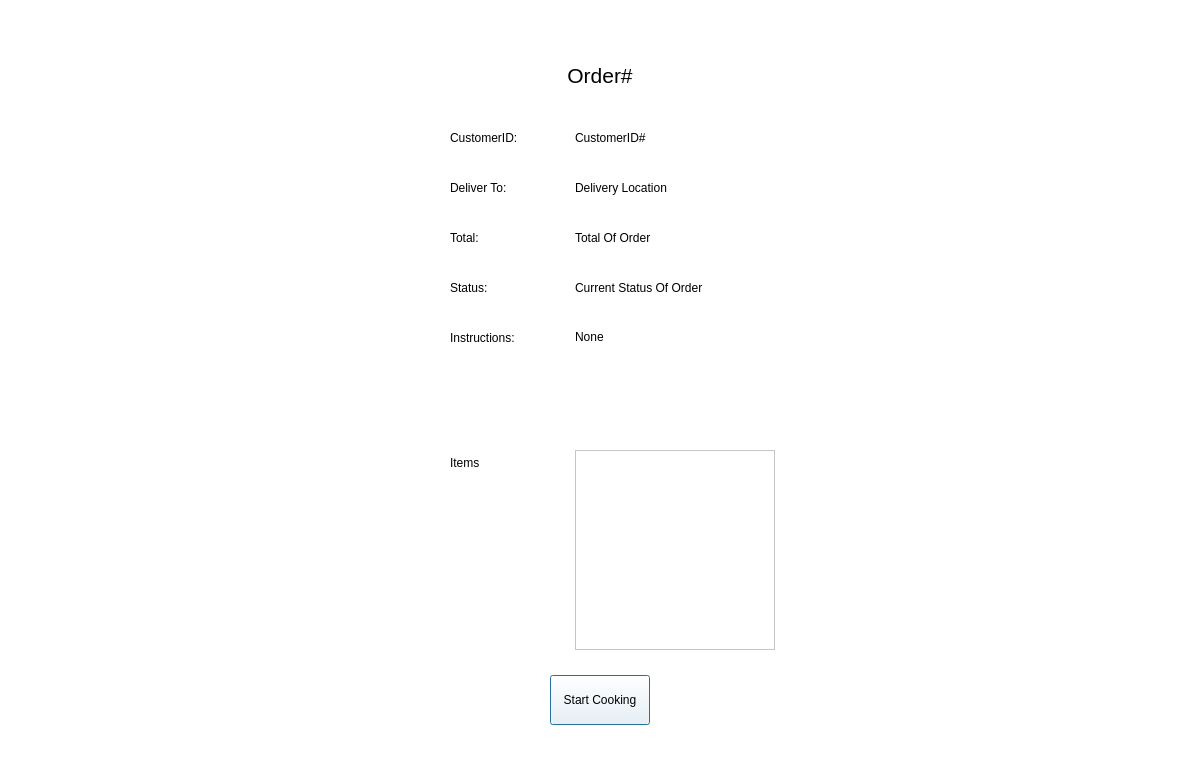
<?xml version="1.0" encoding="UTF-8"?>
<ui version="4.0">
 <class>Dialog</class>
 <widget class="QDialog" name="Dialog">
  <property name="geometry">
   <rect>
    <x>0</x>
    <y>0</y>
    <width>1200</width>
    <height>773</height>
   </rect>
  </property>
  <property name="sizePolicy">
   <sizepolicy hsizetype="Expanding" vsizetype="Expanding">
    <horstretch>0</horstretch>
    <verstretch>0</verstretch>
   </sizepolicy>
  </property>
  <property name="windowTitle">
   <string>Dialog</string>
  </property>
  <widget class="QWidget" name="widget" native="true">
   <property name="geometry">
    <rect>
     <x>0</x>
     <y>0</y>
     <width>1200</width>
     <height>800</height>
    </rect>
   </property>
   <property name="sizePolicy">
    <sizepolicy hsizetype="Expanding" vsizetype="Expanding">
     <horstretch>0</horstretch>
     <verstretch>0</verstretch>
    </sizepolicy>
   </property>
   <property name="styleSheet">
    <string notr="true">background-color: rgb(255, 255, 255);</string>
   </property>
   <widget class="QLabel" name="orderIDLabel">
    <property name="geometry">
     <rect>
      <x>450</x>
      <y>50</y>
      <width>300</width>
      <height>50</height>
     </rect>
    </property>
    <property name="sizePolicy">
     <sizepolicy hsizetype="Expanding" vsizetype="Expanding">
      <horstretch>0</horstretch>
      <verstretch>0</verstretch>
     </sizepolicy>
    </property>
    <property name="font">
     <font>
      <pointsize>16</pointsize>
     </font>
    </property>
    <property name="text">
     <string>Order#</string>
    </property>
    <property name="scaledContents">
     <bool>false</bool>
    </property>
    <property name="alignment">
     <set>Qt::AlignCenter</set>
    </property>
    <property name="wordWrap">
     <bool>true</bool>
    </property>
   </widget>
   <widget class="QLabel" name="label">
    <property name="geometry">
     <rect>
      <x>450</x>
      <y>125</y>
      <width>100</width>
      <height>25</height>
     </rect>
    </property>
    <property name="text">
     <string>CustomerID:</string>
    </property>
   </widget>
   <widget class="QLabel" name="customerIDLabel">
    <property name="geometry">
     <rect>
      <x>575</x>
      <y>125</y>
      <width>200</width>
      <height>25</height>
     </rect>
    </property>
    <property name="text">
     <string>CustomerID#</string>
    </property>
   </widget>
   <widget class="QLabel" name="label_3">
    <property name="geometry">
     <rect>
      <x>450</x>
      <y>175</y>
      <width>100</width>
      <height>25</height>
     </rect>
    </property>
    <property name="text">
     <string>Deliver To:</string>
    </property>
   </widget>
   <widget class="QLabel" name="deliveryLocationLabel">
    <property name="geometry">
     <rect>
      <x>575</x>
      <y>175</y>
      <width>200</width>
      <height>25</height>
     </rect>
    </property>
    <property name="frameShape">
     <enum>QFrame::NoFrame</enum>
    </property>
    <property name="text">
     <string>Delivery Location</string>
    </property>
   </widget>
   <widget class="QLabel" name="label_4">
    <property name="geometry">
     <rect>
      <x>450</x>
      <y>225</y>
      <width>100</width>
      <height>25</height>
     </rect>
    </property>
    <property name="text">
     <string>Total:</string>
    </property>
   </widget>
   <widget class="QLabel" name="label_6">
    <property name="geometry">
     <rect>
      <x>450</x>
      <y>275</y>
      <width>100</width>
      <height>25</height>
     </rect>
    </property>
    <property name="text">
     <string>Status:</string>
    </property>
   </widget>
   <widget class="QLabel" name="label_7">
    <property name="geometry">
     <rect>
      <x>450</x>
      <y>325</y>
      <width>100</width>
      <height>25</height>
     </rect>
    </property>
    <property name="text">
     <string>Instructions:</string>
    </property>
   </widget>
   <widget class="QLabel" name="orderTotalLabel">
    <property name="geometry">
     <rect>
      <x>575</x>
      <y>225</y>
      <width>200</width>
      <height>25</height>
     </rect>
    </property>
    <property name="text">
     <string>Total Of Order</string>
    </property>
   </widget>
   <widget class="QLabel" name="orderStatusLabel">
    <property name="geometry">
     <rect>
      <x>575</x>
      <y>275</y>
      <width>200</width>
      <height>25</height>
     </rect>
    </property>
    <property name="frameShape">
     <enum>QFrame::NoFrame</enum>
    </property>
    <property name="text">
     <string>Current Status Of Order</string>
    </property>
   </widget>
   <widget class="QLabel" name="orderInstructionsLabel">
    <property name="geometry">
     <rect>
      <x>575</x>
      <y>330</y>
      <width>200</width>
      <height>100</height>
     </rect>
    </property>
    <property name="styleSheet">
     <string notr="true">border-color: rgb(0, 0, 0);</string>
    </property>
    <property name="frameShape">
     <enum>QFrame::NoFrame</enum>
    </property>
    <property name="text">
     <string>None</string>
    </property>
    <property name="alignment">
     <set>Qt::AlignLeading|Qt::AlignLeft|Qt::AlignTop</set>
    </property>
    <property name="wordWrap">
     <bool>true</bool>
    </property>
   </widget>
   <widget class="QListWidget" name="itemsList">
    <property name="geometry">
     <rect>
      <x>575</x>
      <y>450</y>
      <width>200</width>
      <height>200</height>
     </rect>
    </property>
    <property name="font">
     <font>
      <family>.AppleSystemUIFont</family>
      <pointsize>16</pointsize>
      <weight>50</weight>
      <italic>false</italic>
      <bold>false</bold>
     </font>
    </property>
    <property name="styleSheet">
     <string notr="true">font: 16pt &quot;.AppleSystemUIFont&quot;;</string>
    </property>
   </widget>
   <widget class="QLabel" name="label_8">
    <property name="geometry">
     <rect>
      <x>450</x>
      <y>450</y>
      <width>100</width>
      <height>25</height>
     </rect>
    </property>
    <property name="text">
     <string>Items</string>
    </property>
   </widget>
   <widget class="QPushButton" name="statusButton">
    <property name="geometry">
     <rect>
      <x>550</x>
      <y>675</y>
      <width>100</width>
      <height>50</height>
     </rect>
    </property>
    <property name="text">
     <string>Start Cooking</string>
    </property>
   </widget>
  </widget>
 </widget>
 <resources/>
 <connections/>
</ui>
